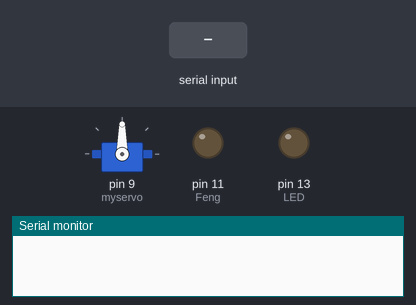
The sketch below on a simulated Arduino Uno, built with avr-gcc and run on an emulated ATmega328P. Shown: servo, output pins drawn as LEDs (lit = HIGH), the last lines printed to the serial monitor. The test bench sets the inputs (shaded band).

Above: at 1.2 s.
1.3 s: "11111" received over Serial
At 1.8 s:
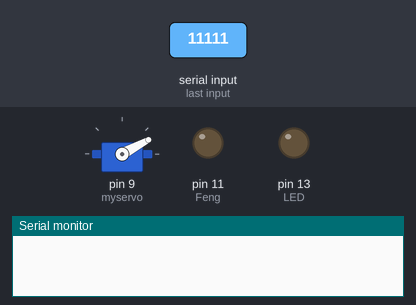
4.3 s: "0" received over Serial
At 4.52 s:
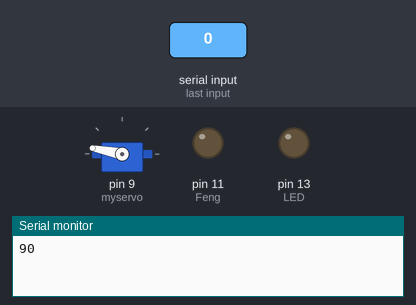
At 8.0 s:
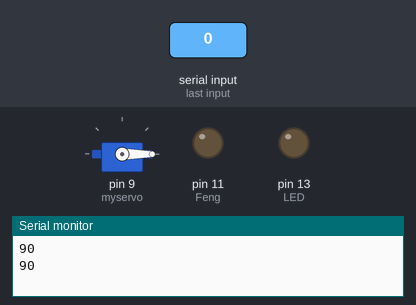
Timing chart, 0 to 9.5 s (numbered marks = the images above; inputs shaded):
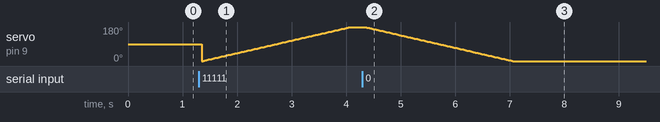

The sketch:

sketch_apr28b.ino
```cpp
#include <Servo.h>    // 声明调用Servo.h库
Servo myservo;        // 创建一个舵机对象
int pos = 0;
int flag=1;
char inByte = 0; //串口接收的数据
int angle = 90;  //初始角度值，这里180度的舵机，中立点就是90。
String temp = "";//缓存
String passWord="1111";
#define Feng 11
int LED=13;

// 变量pos用来存储舵机位置
void setup() {
   Serial.begin(9600);        //串口波特率(使用蓝牙串口必需此句)
   //舵机引出三根线。一根是红色，连到+5V上。一根棕色（有些是黑的），连到GND。
   //还有一根是黄色或者橘色，连到数字引脚9。
   myservo.attach(9);  // 将引脚9上的舵机与声明的舵机对象连接起来
    pinMode(Feng, OUTPUT);   //定义板载LED灯端口为输出
    pinMode(LED, OUTPUT);  //定义外接LED灯端口为输出
    digitalWrite(Feng, LOW);  //板载LED 初始为熄灭状态
}

void loop() {
 while (Serial.available()!=0) //判断串口是否有数据
  {
    inByte = Serial.read();//读取数据，串口一次只能读1个字符
    temp += inByte;//写入缓存，
                   //再次循环会判断写入是否成功
   }
   if(temp != "")   //判断临时变量是否为空
   {
    if(temp.equals("11111")&&flag==1){
    for(pos = 0; pos<=180; pos+=1) {    // 舵机从180°转回到0°，每次减小1°
           myservo.write(pos);        // 写角度到舵机
           delay(15);               // 延时15ms让舵机转到指定位置
           flag=0;
        }
    Serial.println(angle);  //输出数据看一下是否正确
  }else if(temp.equals("0")&&flag==0){
    for(pos = 180; pos>=0; pos-=1) {    // 舵机从180°转回到0°，每次减小1°
           myservo.write(pos);        // 写角度到舵机
           delay(15);                 // 延时15ms让舵机转到指定位置
           flag=1;
        }
    Serial.println(angle);  //输出数据看一下是否正确
   }
   }
  temp = "";//清空变量
  //myservo.write(angle);  //控制舵机转动相应的角度。这里不要超多舵机的最大角度，有的舵机是60度，也有360度的舵机
  delay(50);//延时50ms，这里的延时并不影响舵机的速度，只是限制你下一次输入的间隔
}
```

Measured:
- after the input at 4.3 s, servo on pin 9 (myservo): moves from 180° to 0° over 2.7 s, starting after 0.05 s
